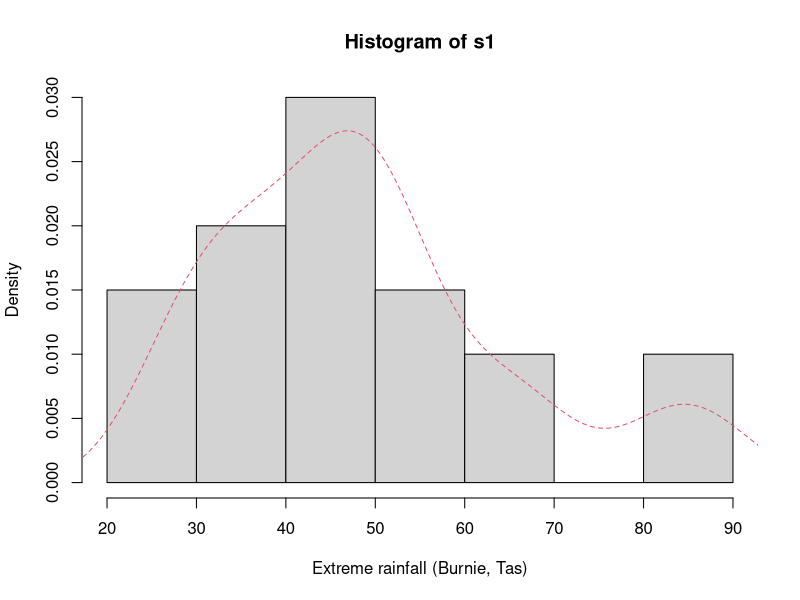
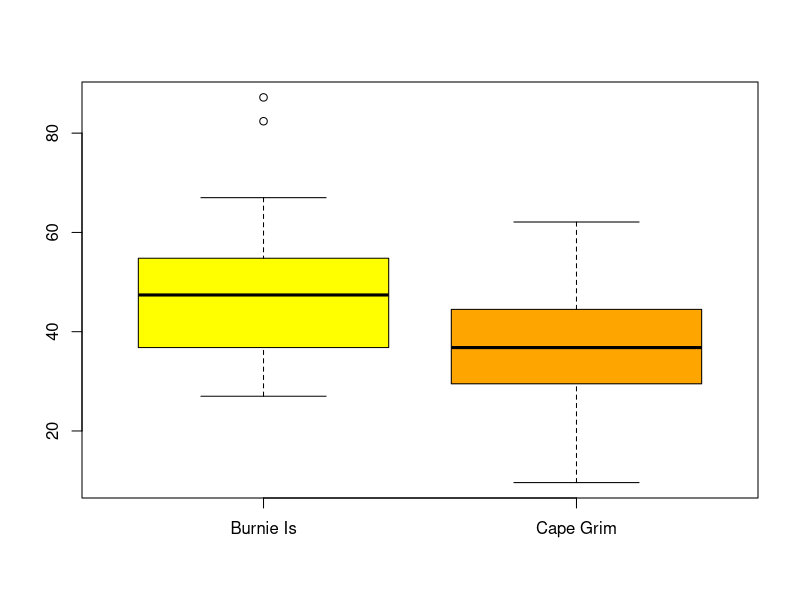

Recreate these plots in R, in order.
## ---- chunk 1
setwd('/Users/rafsanalmamun/Desktop/MAST90105_Labs/Lab 7')
## ---- chunk 2
tasmania = read.csv('EditedRainfall.csv')
## ---- chunk 3

View(tasmania)
dim(tasmania) # check data dimension
names(tasmania[, 1:5]) # names of the first 5 columns
year = tasmania[, 1] # create a vector for year
s1 = tasmania[, 2] # create a vector for station 1 (Burnie)
s2 = tasmania[, 3] # create a vector for station 2 (Cape Grim)
## ---- chunk 4

summary(s1) # 5-number summary plus sample mean
## ---- chunk 5
sd(s1) # sample standard deviaion

IQR(s1) # IQR
## ---- chunk 6
# sample percentiles using Type 6 and 7
# approximations
quantile(s1, type = 6)
quantile(s1, type = 7)
## ---- chunk 7
summary(s2)

# remove the null values to calculate sd and IQR
sd(s2, na.rm = TRUE)
IQR(s2, na.rm = TRUE)
## ---- chunk 8

hist(s1, freq = FALSE, xlab = "Extreme rainfall (Burnie, Tas)") # freq = FALSE gives density
smooth.density = density(s1) # fits a smooth curve
points(smooth.density, type = "l", lty = 2, col = 2) # adds a smooth curve
## ---- chunk 9
boxplot(s1, s2, names = c("Burnie Is", "Cape Grim"),
col = c("yellow", "orange"))
